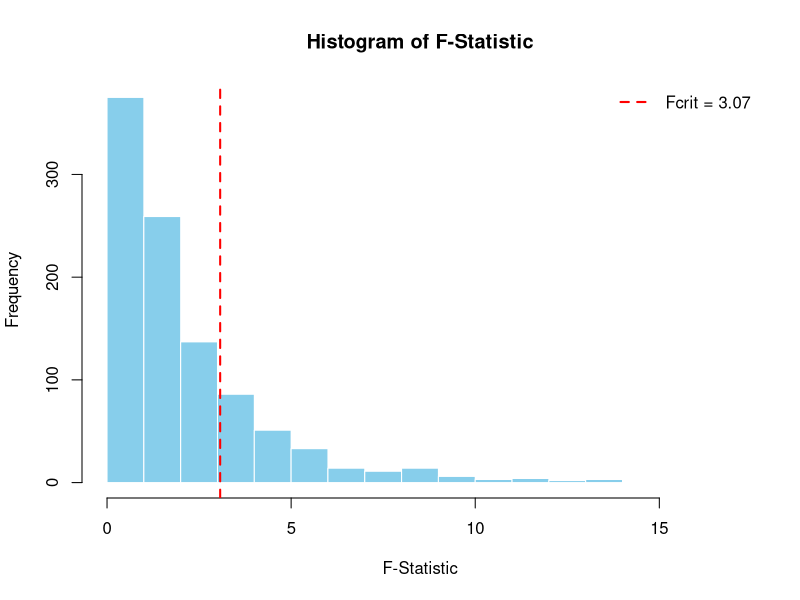
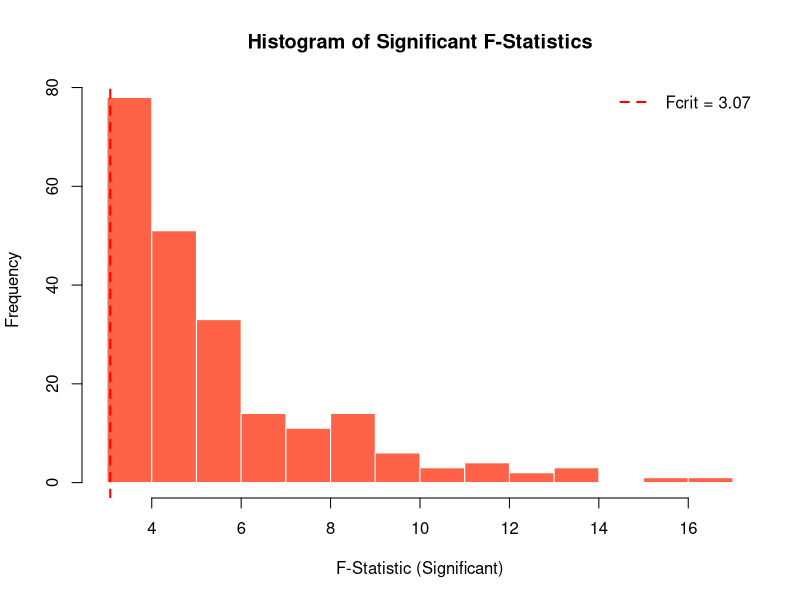
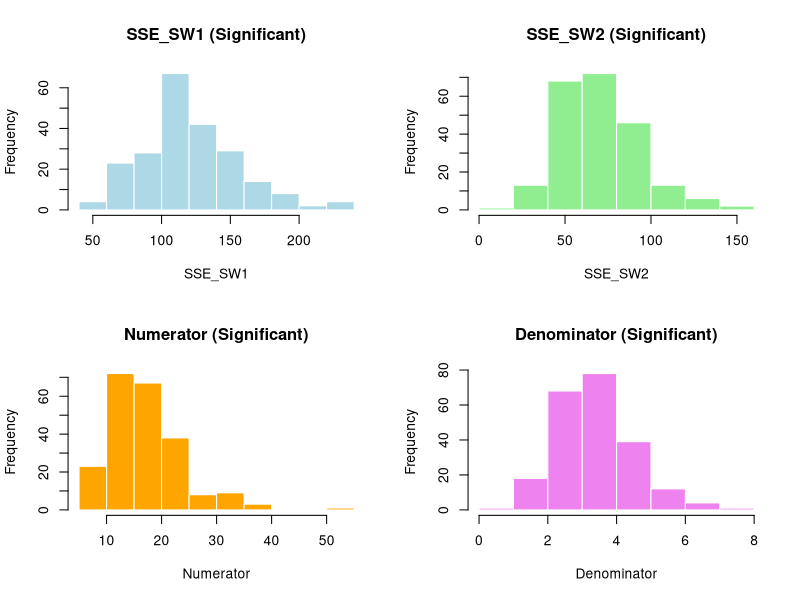
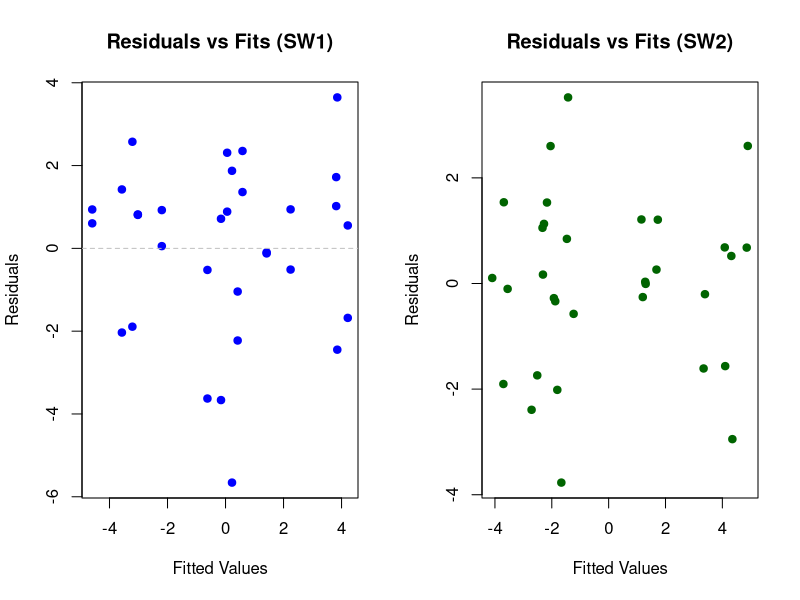
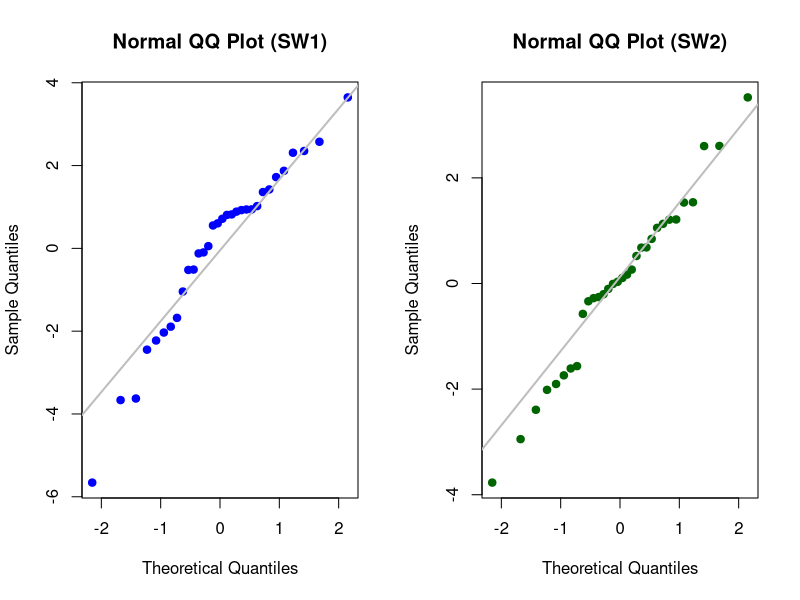
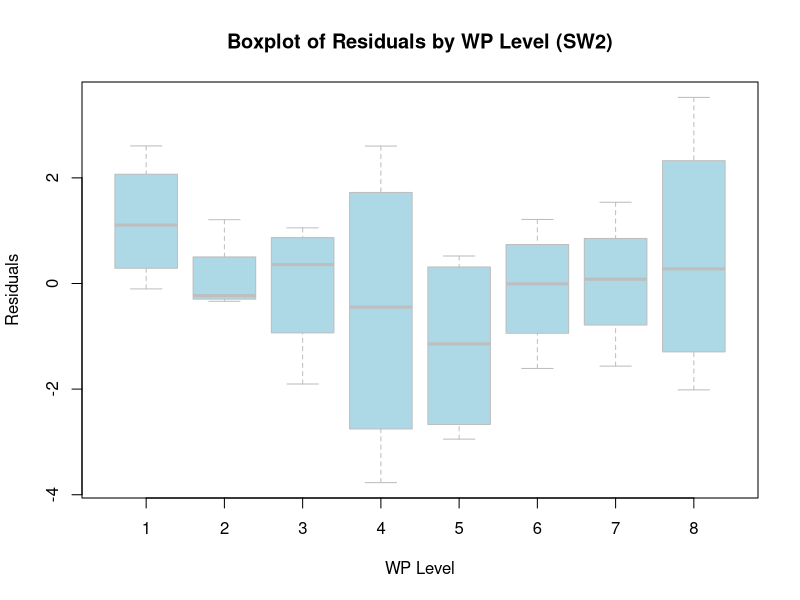
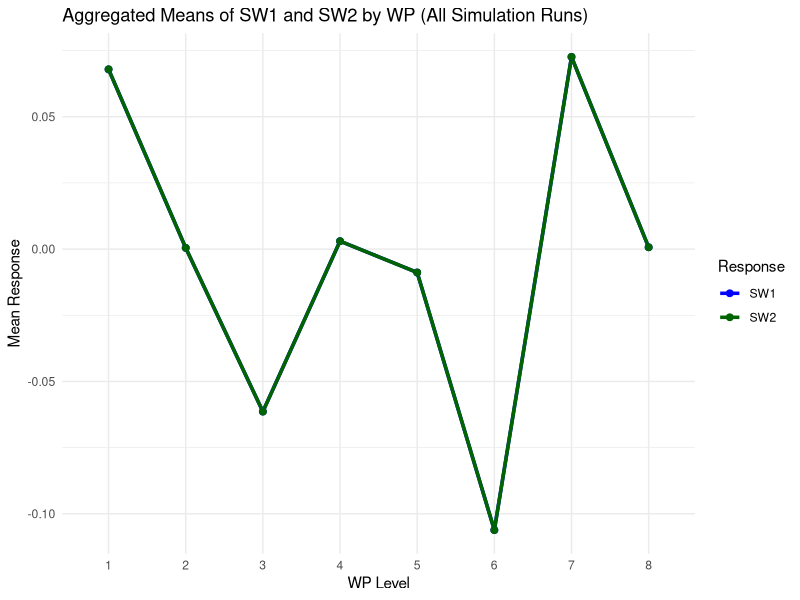

Recreate these plots in R, in order.
## ---- chunk 1
knitr::opts_chunk$set(echo = TRUE)
## ---- chunk 2

# Standalone R script for split-plot simulation and diagnostics
# This script allows interactive inspection of model objects and F-test results

# Load required libraries
library(lmerTest)
library(ggplot2)
library(dplyr)

# ---- User parameters ----
HTC <- 2
ETC <- 2
r <- 2
nsim <- 1000 # Set to a small number for demonstration
Intercept <- 10
w_names <- paste0("w", 1:HTC)
s_names <- paste0("s", 1:ETC)
interaction_names <- c(
  if (length(w_names) > 1) combn(w_names, 2, FUN = function(x) paste(x, collapse = ":")),
  if (length(s_names) > 1) combn(s_names, 2, FUN = function(x) paste(x, collapse = ":")),
  as.vector(outer(w_names, s_names, paste, sep = ":"))
)
Sigma2_W <- 1
Sigma2_S <- 5


# Effect values (customize as needed)
effect_input_map <- list(Intercept = 10)
effect_input_map[["w1"]] <- -2
effect_input_map[["s1"]] <- 2
effect_input_map[["s1:s2"]] <- 1
effect_input_map[["w1:s1"]] <- -1
# Assign 0 to all other effects
for (n in w_names) if (is.null(effect_input_map[[n]])) effect_input_map[[n]] <- 0
for (m in s_names) if (is.null(effect_input_map[[m]])) effect_input_map[[m]] <- 0
for (nm in interaction_names) if (is.null(effect_input_map[[nm]])) effect_input_map[[nm]] <- 0

# Set sigma2_W and sigma2_S
Sigma2_W <- 1
Sigma2_S <- 5

# Create all combinations of w and s factors
combined_list <- c(
  setNames(replicate(ETC, c(-1, 1), simplify = FALSE), s_names),
  setNames(replicate(HTC, c(-1, 1), simplify = FALSE), w_names)
)
df_S <- expand.grid(combined_list)
df_rep_S <- df_S[rep(seq_len(nrow(df_S)), r), ]
row.names(df_rep_S) <- NULL
linear_terms_ws <- c(w_names, s_names)
formula_S <- as.formula(paste("~ (", paste(linear_terms_ws, collapse = " + "), ")^2"))
X_S <- model.matrix(formula_S, data = df_rep_S)
colnames(X_S)[1] <- '0'
wpf_terms <- setNames(replicate(HTC, c(-1,1), simplify = FALSE), w_names)
df_W <- expand.grid(wpf_terms)
df_rep_W <- df_W[rep(seq_len(nrow(df_W)), r), ]
row.names(df_rep_W) <- NULL
X_W <- X_S[, !grepl("s", colnames(X_S), ignore.case = TRUE)]
X_SW <- X_S[, grep('s|0', colnames(X_S), value = TRUE)]
colnames(X_SW) <- gsub(":", "_", colnames(X_SW))
set.seed(1)
WP <- as.factor(rep(seq(1, r*2^HTC), each = 2^ETC))
effect_names <- colnames(X_S)

# This code creates a vector of effect values (effects) that matches the order of the model matrix columns (effect_names). For each effect name:
#It checks if the effect value is present in effect_input_map (using the original name or a cleaned version with : replaced by _). If found, it uses that value. If the effect name is "0", it uses the intercept value. If not found, it defaults to 0.

effects <- sapply(effect_names, function(nm) {
  nm_clean <- gsub(":", "_", nm)
  if (!is.null(effect_input_map[[nm]])) {
    effect_input_map[[nm]]
  } else if (!is.null(effect_input_map[[nm_clean]])) {
    effect_input_map[[nm_clean]]
  } else if (nm == "0") {
    effect_input_map[["Intercept"]]
  } else {
    0
  }
})


beta_S <- setNames(effects, effect_names)
names(beta_S)[1] <- "beta*0"
beta_W <- beta_S[!grepl("s", colnames(X_S), ignore.case = TRUE)]
mu_S <- X_S %*% beta_S
mu_W <- X_W %*% beta_W

# --- Simulation functions ---
sim_model_S <- function(X_S, mu_S, mu_W, Sigma2_S, Sigma2_W, WP) {
  n_groups <- length(unique(WP))
  epsilon_W <- rnorm(n_groups, mean = 0, sd = sqrt(Sigma2_W))
  epsilon_W <- rep(epsilon_W, times = table(WP))
  epsilon_S <- rnorm(nrow(X_S), mean = 0, sd = sqrt(Sigma2_S))
  Y_S <- mu_S + epsilon_W + epsilon_S
  Y_W <- mu_W + epsilon_W
  df_S <- data.frame(epsilon_W, df_rep_S, Y_S)
  formula_S <- as.formula(paste("Y_S ~ (", paste(linear_terms_ws, collapse = " + "), ")^2 + (1|WP)"))
  rmodel_S <- lmer(formula_S, data = df_S)
  rmodel_S_summary <- summary(rmodel_S)
  return(list(Y_W = Y_W, Y_S = Y_S, model_S = rmodel_S))
}
sim_model_W <- function(Y_W) {
  Y_W_unique <- unique(Y_W)
  df_W <- data.frame(df_rep_W, Y_W = Y_W_unique)
  formula_W <- as.formula(paste("Y_W ~ (", paste(w_names, collapse = " + "), ")^2"))
  rmodel_W <- summary(lm(formula_W, data = df_W))
  return(rmodel_W)
}
sim_model_SW <- function(X_SW, Y_S, Y_W, X_S) {
  X_SW <- X_SW[,-1]
  df_SW1 <- data.frame(Y_SW1 = Y_S - Y_W, X_SW)
  X_S <- X_S[,-1]
  df_SW2 <- data.frame(Y_SW2 = Y_S - Y_W, X_S)
  formula_SW1 <- as.formula(paste("Y_SW1 ~", paste(colnames(X_SW), collapse = " + ")))
  rmodel_SW1 <- lm(formula_SW1, data = df_SW1)
  formula_SW2 <- as.formula(paste("Y_SW2 ~ (", paste(colnames(X_S), collapse = " + "), ") + (1|WP)"))
  rmodel_SW2 <- lmer(formula_SW2, data = df_SW2)
  return(list(model_SW1 = rmodel_SW1, model_SW2 = rmodel_SW2))
}
perform_F_test <- function(model_SW1, model_SW2) {
  tryCatch({
    SSE_SW1 <- sum(residuals(model_SW1)^2)
    SSE_SW2 <- sum(residuals(model_SW2)^2)
    dfE_SW1 <- model_SW1$df.residual
    
    dfE_SW2 <- nrow(model.frame(model_SW2)) - length(fixef(model_SW2))
    #nrow(model.frame(model_SW2)) gives the total number of observations used in the model.
    #length(fixef(model_SW2)) gives the number of fixed effect parameters estimated in the model.
    
    f_statistic <- ((SSE_SW1 - SSE_SW2) / (dfE_SW1 - dfE_SW2)) / (SSE_SW2 / dfE_SW2)
    Fcrit <- qf(0.95, dfE_SW1 - dfE_SW2, dfE_SW2)
    Significant <- f_statistic > Fcrit
    data.frame(F_statistic = f_statistic, Fcrit = Fcrit, Significant = Significant)
  }, error = function(e) {
    data.frame(F_statistic = NA, Fcrit = NA, Significant = NA)
  })
}

# Collect F-Statistic values and F-test components
F_Stats <- numeric(nsim)
F_components <- data.frame(SSE_SW1 = numeric(nsim), SSE_SW2 = numeric(nsim), dfE_SW1 = numeric(nsim), dfE_SW2 = numeric(nsim), Numerator = numeric(nsim), Denominator = numeric(nsim), F_statistic = numeric(nsim))

# Store Y_SW1, Y_SW2, WP for all simulation runs
Y_SW1_list <- vector("list", nsim)
Y_SW2_list <- vector("list", nsim)
WP_list <- vector("list", nsim)
SW1_bar <- vector("list", nsim)
SW2_bar <- vector("list", nsim)

#Simulation Loop
for (i in 1:nsim) {
  cat("\n--- Simulation Run", i, "---\n")
  sim_S_out <- sim_model_S(X_S, mu_S, mu_W, Sigma2_S, Sigma2_W, WP)
  Y_W <- sim_S_out$Y_W
  Y_S <- sim_S_out$Y_S
  model_S <- sim_S_out$model_S
  model_W <- sim_model_W(Y_W)
  sim_SW_out <- sim_model_SW(X_SW, Y_S, Y_W, X_S)
  model_SW1 <- sim_SW_out$model_SW1
  model_SW2 <- sim_SW_out$model_SW2
  
  # Extract df_SW1 for storage
  df_SW1 <- data.frame(Y_SW1 = Y_S - Y_W, X_SW)
  
  # Calculate and store means of SW1 by WP for this run
  SW1_bar[[i]] <- aggregate(Y_SW1 ~ WP, data = df_SW1, FUN = mean)
  
  # Extract df_SW2 for storage
 df_SW2 <- data.frame(Y_SW2 = Y_S - Y_W, X_S)
 
   # Calculate and store means of SW2 by WP for this run
  SW2_bar[[i]] <- aggregate(Y_SW2 ~ WP, data = df_SW2, FUN = mean)
  
  #Perform F-Test
  F_Test <- perform_F_test(model_SW1, model_SW2)
  print(model_SW1)
  print(model_SW2)
  print(F_Test)
  F_Stats[i] <- F_Test$F_statistic
  
  # Store F-test components
  SSE_SW1 <- sum(residuals(model_SW1)^2)
  SSE_SW2 <- sum(residuals(model_SW2)^2)
  dfE_SW1 <- model_SW1$df.residual
  dfE_SW2 <- nrow(model.frame(model_SW2)) - length(fixef(model_SW2))
  Numerator <- (SSE_SW1 - SSE_SW2) / (dfE_SW1 - dfE_SW2)
  Denominator <- SSE_SW2 / dfE_SW2
  F_statistic <- Numerator / Denominator
  F_components[i,] <- c(SSE_SW1, SSE_SW2, dfE_SW1, dfE_SW2, Numerator, Denominator, F_statistic)
  
  # Store Y_SW1, Y_SW2, WP for this run
  Y_SW1_list[[i]] <- df_SW1
  Y_SW2_list[[i]] <- data.frame(Y_SW2 = model_SW2@frame$Y_SW2, WP = model_SW2@frame$WP)
  WP_list[[i]] <- model_SW2@frame$WP
}

## ---- chunk 3
bin_min <- floor(min(F_Stats, na.rm = TRUE))
bin_max <- ceiling(max(F_Stats, na.rm = TRUE))
hist(F_Stats, breaks = seq(bin_min, bin_max, by = 1), main = "Histogram of F-Statistic", xlab = "F-Statistic", col = "skyblue", border = "white")
Fcrit_val <- F_Test$Fcrit
abline(v = Fcrit_val, col = "red", lwd = 2, lty = 2)
legend("topright", legend = paste0("Fcrit = ", round(Fcrit_val, 2)), col = "red", lwd = 2, lty = 2, bty = "n")
## ---- chunk 4
Fcrit_val <- F_Test$Fcrit
F_Stats_sig <- F_Stats[F_Stats > Fcrit_val]
bin_min_sig <- floor(min(F_Stats_sig, na.rm = TRUE))
bin_max_sig <- ceiling(max(F_Stats_sig, na.rm = TRUE))
hist(F_Stats_sig, breaks = seq(bin_min_sig, bin_max_sig, by = 1), main = "Histogram of Significant F-Statistics", xlab = "F-Statistic (Significant)", col = "tomato", border = "white")
abline(v = Fcrit_val, col = "red", lwd = 2, lty = 2)
legend("topright", legend = paste0("Fcrit = ", round(Fcrit_val, 2)), col = "red", lwd = 2, lty = 2, bty = "n")
## ---- chunk 5
# Filter for significant F-Statistics
Fcrit_val <- F_Test$Fcrit
F_components_sig <- F_components[F_components$F_statistic > Fcrit_val,]
# Show summary statistics for each component
summary(F_components_sig)
## Mean Squared Error (MSE) for SW1 and SW2 (last simulation run)
MSE_SW1 <- mean(residuals(model_SW1)^2)
MSE_SW2 <- mean(residuals(model_SW2)^2)
cat("\n")
cat("MSE for SW1:", round(MSE_SW1, 4), "\n")
cat("MSE for SW2:", round(MSE_SW2, 4), "\n")
cat("SSE for SW1:", sum(residuals(model_SW1)^2), "dfE_SW1:", model_SW1$df.residual, "\n")
cat("SSE for SW2:", sum(residuals(model_SW2)^2), "dfE_SW2:", nrow(model.frame(model_SW2)) - length(fixef(model_SW2)), "\n")
## ---- chunk 6
par(mfrow = c(2,2)) # 2x2 grid for 4 histograms
hist(F_components_sig$SSE_SW1, main = "SSE_SW1 (Significant)", xlab = "SSE_SW1", col = "lightblue", border = "white")
hist(F_components_sig$SSE_SW2, main = "SSE_SW2 (Significant)", xlab = "SSE_SW2", col = "lightgreen", border = "white")
hist(F_components_sig$Numerator, main = "Numerator (Significant)", xlab = "Numerator", col = "orange", border = "white")
hist(F_components_sig$Denominator, main = "Denominator (Significant)", xlab = "Denominator", col = "violet", border = "white")
par(mfrow = c(1,1)) # reset layout
## ---- chunk 7
# Fit linear model to decompose variance
lm_fstat <- lm(F_statistic ~ SSE_SW1 + SSE_SW2 + dfE_SW1 + dfE_SW2, data = F_components)
# Get ANOVA table
anova_fstat <- anova(lm_fstat)
# Calculate % contribution for each component
ss_total <- sum(anova_fstat$'Sum Sq')
percent_contrib <- 100 * anova_fstat$'Sum Sq' / ss_total
variance_table <- data.frame(Component = rownames(anova_fstat), Percent_Contribution = round(percent_contrib, 2))
variance_table

## ---- chunk 8
# Example: Use last simulation run's models
# If you want to inspect other runs, you can modify this section
fits_SW1 <- fitted(model_SW1)
resid_SW1 <- residuals(model_SW1)
fits_SW2 <- fitted(model_SW2)
resid_SW2 <- residuals(model_SW2)

par(mfrow = c(1,2))
plot(fits_SW1, resid_SW1, main = "Residuals vs Fits (SW1)", xlab = "Fitted Values", ylab = "Residuals", col = "blue", pch = 19)
abline(h = 0, lty = 2, col = "gray")
plot(fits_SW2, resid_SW2, main = "Residuals vs Fits (SW2)", xlab = "Fitted Values", ylab = "Residuals", col = "darkgreen", pch = 19)
par(mfrow = c(1,1))
par(mfrow = c(1,1))
## ---- chunk 9
par(mfrow = c(1,2))
qqnorm(residuals(model_SW1), main = "Normal QQ Plot (SW1)", col = "blue", pch = 19)
qqline(residuals(model_SW1), col = "gray", lwd = 2)

## Variance Inflation Factors (VIF) for Predictors
qqnorm(residuals(model_SW2), main = "Normal QQ Plot (SW2)", col = "darkgreen", pch = 19)
qqline(residuals(model_SW2), col = "gray", lwd = 2)
par(mfrow = c(1,1))
## ---- chunk 10
# Boxplot of residuals from model_SW2 by WP level (last simulation run)
resid_SW2 <- residuals(model_SW2)
wp_levels_SW2 <- model_SW2@frame$WP
boxplot(resid_SW2 ~ wp_levels_SW2,
        main = "Boxplot of Residuals by WP Level (SW2)",
        xlab = "WP Level",
        ylab = "Residuals",
        col = "lightblue",
        border = "gray")
## ---- chunk 11
# Combine all runs into one data frame for SW1 and SW2
SW1_all <- do.call(rbind, SW1_bar)
SW2_all <- do.call(rbind, SW2_bar)

# Calculate mean by WP level across all runs
SW1_all_bar <- aggregate(Y_SW1 ~ WP, data = SW1_all, FUN = mean)
SW2_all_bar <- aggregate(Y_SW2 ~ WP, data = SW2_all, FUN = mean)

# Merge for plotting
df_SW_12 <- merge(SW1_all_bar, SW2_all_bar, by = "WP")
df_SW_12_long <- tidyr::pivot_longer(df_SW_12, cols = c("Y_SW1", "Y_SW2"), names_to = "Response", values_to = "Mean")

# Plot using ggplot2
ggplot(df_SW_12_long, aes(x = WP, y = Mean, color = Response, group = Response)) +
  geom_line(size = 1.2) +
  geom_point(size = 2) +
  labs(title = "Aggregated Means of SW1 and SW2 by WP (All Simulation Runs)",
       x = "WP Level", y = "Mean Response") +
  scale_color_manual(values = c("Y_SW1" = "blue", "Y_SW2" = "darkgreen"), labels = c("SW1", "SW2")) +
  theme_minimal()
